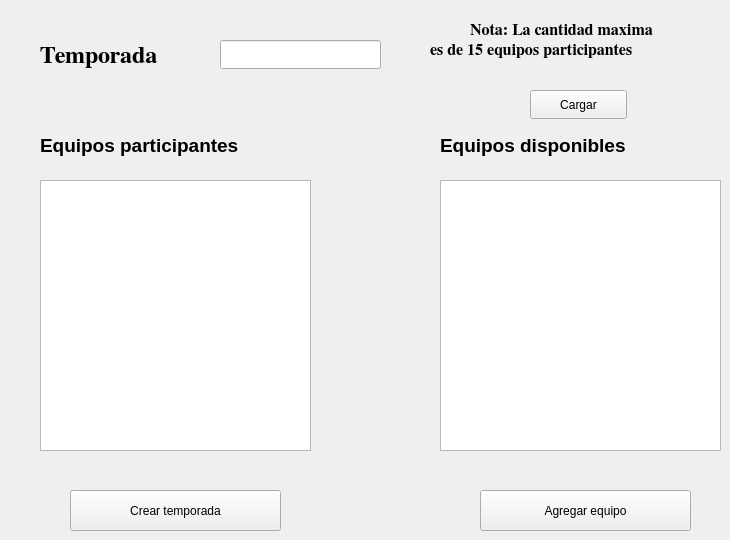
    <widget class="QWidget" name="tab_2">
     <attribute name="title">
      <string>Crear Temporada</string>
     </attribute>
     <widget class="QLineEdit" name="texIntTemporada">
      <property name="geometry">
       <rect>
        <x>220</x>
        <y>40</y>
        <width>161</width>
        <height>29</height>
       </rect>
      </property>
     </widget>
     <widget class="QLabel" name="label_15">
      <property name="geometry">
       <rect>
        <x>40</x>
        <y>40</y>
        <width>151</width>
        <height>31</height>
       </rect>
      </property>
      <property name="font">
       <font>
        <family>FreeSerif</family>
        <pointsize>18</pointsize>
        <weight>75</weight>
        <bold>true</bold>
       </font>
      </property>
      <property name="text">
       <string>Temporada</string>
      </property>
     </widget>
     <widget class="QListWidget" name="equiposPart">
      <property name="geometry">
       <rect>
        <x>40</x>
        <y>180</y>
        <width>271</width>
        <height>271</height>
       </rect>
      </property>
     </widget>
     <widget class="QListWidget" name="equiposDisp">
      <property name="geometry">
       <rect>
        <x>440</x>
        <y>180</y>
        <width>281</width>
        <height>271</height>
       </rect>
      </property>
     </widget>
     <widget class="QLabel" name="label_16">
      <property name="geometry">
       <rect>
        <x>40</x>
        <y>130</y>
        <width>241</width>
        <height>31</height>
       </rect>
      </property>
      <property name="font">
       <font>
        <pointsize>14</pointsize>
        <weight>75</weight>
        <bold>true</bold>
       </font>
      </property>
      <property name="text">
       <string>Equipos participantes</string>
      </property>
     </widget>
     <widget class="QLabel" name="label_17">
      <property name="geometry">
       <rect>
        <x>470</x>
        <y>20</y>
        <width>241</width>
        <height>21</height>
       </rect>
      </property>
      <property name="font">
       <font>
        <family>FreeSerif</family>
        <pointsize>12</pointsize>
        <weight>75</weight>
        <bold>true</bold>
       </font>
      </property>
      <property name="text">
       <string>Nota: La cantidad maxima</string>
      </property>
     </widget>
     <widget class="QLabel" name="label_18">
      <property name="geometry">
       <rect>
        <x>430</x>
        <y>40</y>
        <width>291</width>
        <height>21</height>
       </rect>
      </property>
      <property name="font">
       <font>
        <family>FreeSerif</family>
        <pointsize>12</pointsize>
        <weight>75</weight>
        <bold>true</bold>
       </font>
      </property>
      <property name="text">
       <string>es de 15 equipos participantes</string>
      </property>
     </widget>
     <widget class="QPushButton" name="botonCrearTemp">
      <property name="geometry">
       <rect>
        <x>70</x>
        <y>490</y>
        <width>211</width>
        <height>41</height>
       </rect>
      </property>
      <property name="text">
       <string>Crear temporada</string>
      </property>
     </widget>
     <widget class="QLabel" name="label_19">
      <property name="geometry">
       <rect>
        <x>440</x>
        <y>130</y>
        <width>241</width>
        <height>31</height>
       </rect>
      </property>
      <property name="font">
       <font>
        <pointsize>14</pointsize>
        <weight>75</weight>
        <bold>true</bold>
       </font>
      </property>
      <property name="text">
       <string>Equipos disponibles</string>
      </property>
     </widget>
     <widget class="QPushButton" name="botonAgregarEquipo_2">
      <property name="geometry">
       <rect>
        <x>480</x>
        <y>490</y>
        <width>211</width>
        <height>41</height>
       </rect>
      </property>
      <property name="text">
       <string>Agregar equipo</string>
      </property>
     </widget>
     <widget class="QPushButton" name="cargarEquiposTemp">
      <property name="geometry">
       <rect>
        <x>530</x>
        <y>90</y>
        <width>97</width>
        <height>29</height>
       </rect>
      </property>
      <property name="text">
       <string>Cargar</string>
      </property>
     </widget>
    </widget>
